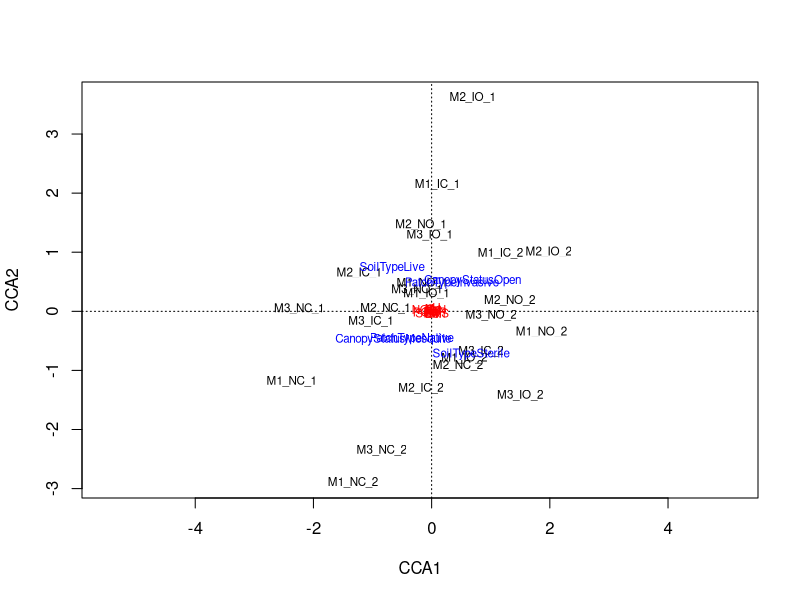

Write the R code that produced this figure. (Note: this script raises an error after producing the figure.)
#RDA

#Data Exploration
#Taylor Portman
#21OCT22

#Read in libraries
library(dplyr)
library(ggplot2)
library(tidyr)
library(vegan)
library(tibble)

#Set workind directory
setwd("/Volumes/GoogleDrive/My Drive/projects/MastersThesis/R/SRER_FieldExperiment")

#Read in data
norm.matrix<-read.csv("data_clean/MonsoonSoilChem_NormalizedMatrix.csv",row.names= 1)

metadata<-read.csv("data_clean/MonsoonSoilMetadata_Clean.csv", row.names=2)

#Figure save file path
figures= 'MonsoonSoilChemistry/figures'

# CC ---------------------------------------------------------------------
metadata<-metadata%>%
  select(MesquiteNum, SoilType, PatchType, CanopyStatus)%>%
  mutate(Patch_Can= paste0(PatchType,"_",CanopyStatus))
norm.matrix<-norm.matrix+10

MesquiteNum = metadata[,1]
SoilType = metadata[,2]
PatchType = metadata[,3]
CanopyStatus = metadata[,4]
Patch_Can= metadata[,5]

MesquiteNum = as.factor(MesquiteNum)
SoilType = as.factor(SoilType)
CanopyStatus = as.factor(CanopyStatus)
PatchType = as.factor(PatchType)
Patch_Can = as.factor(Patch_Can)

#For RDA, use RDA instead CCA
CCA<- cca (formula= norm.matrix ~ SoilType+CanopyStatus+PatchType)

CCA2<- cca(formula= norm.matrix~ MesquiteNum*CanopyStatus*PatchType*SoilType)

CCA_stat1<- anova.cca(CCA, by= "terms")

CCA_stat2<- anova.cca(CCA2, by="terms")

eigenvals(CCA)

plot_CCA<- plot(CCA, scaling=2)


# Ploting -----------------------------------------------------------------


elements<-as.data.frame(plot_CCA$species)
sites<-as.data.frame(plot_CCA$sites)
centroids<-as.data.frame(plot_CCA$centroids)

#add metadata 
sites<-sites%>%
  rownames_to_column(var="SampleID")%>%
  left_join(metadata, by="SampleID")
centroids<-centroids%>%
  rownames_to_column(var="variable")
elements<-elements%>%
  rownames_to_column(var="elements")

shapes<-c("Mesquite"=19, "Open"=1)
colors<-c("Invasive"="goldenrod2", "Native"="dodgerblue")


# Plotting ----------------------------------------------------------------
#PlotCentroids
plot1<-ggplot()+
  geom_point(data=sites, aes(CCA1, CCA2, color=PatchType, shape=CanopyStatus), size=3)+
  scale_color_manual(values=colors)+
  scale_shape_manual(values=shapes)+
  geom_point(data=centroids, aes(CCA1, CCA2, color= "black"), size=1)+
  geom_segment(data = centroids, aes(x = 0, y = 0, xend = (CCA1*3),
                                    yend = (CCA2*3)), arrow = arrow(length = unit(1/2, "picas")),
               color = "black")+
  geom_text_repel(data=centroids, 
                  x = (centroids$CCA1*3), 
                  y = (centroids$CCA2*3),
                  label=centroids$variable, max.overlaps = 12)+
  theme_classic()
plot1
#Save to figures folder
fileName = paste(figures, 'CCA_ExplanatoryCentroidswithSigArrows.png',sep = '/')
ggsave(fileName, plot1, dpi = 800,width= 18, height=12, units=c('cm'))

#element data
colors<-c("Live"="coral", "Sterile"="black")
plot2<- ggplot()+
  geom_point(data=sites, aes(CCA1, CCA2, color=SoilType, shape=CanopyStatus), size=3)+
  scale_color_manual(values=colors)+
  scale_shape_manual(values=shapes)+
  geom_segment(data = elements, aes(x = 0, y = 0, xend = (CCA1*20),
                                           yend = (CCA2*20)), arrow = arrow(length = unit(1/2, "picas")),
               color = "black")+
  theme_bw() +
  geom_text_repel(data=elements, 
                  x = (elements$CCA1*20), 
                  y = (elements$CCA2*20),
                  label=elements$elements, max.overlaps = 12, size=3)+

  theme_classic()
plot2
                      
#Save to figures folder
fileName = paste(figures, 'CCA_ElementswithSArrows.png',sep = '/')
ggsave(fileName, plot2, dpi = 800,width= 18, height=12, units=c('cm'))                   
